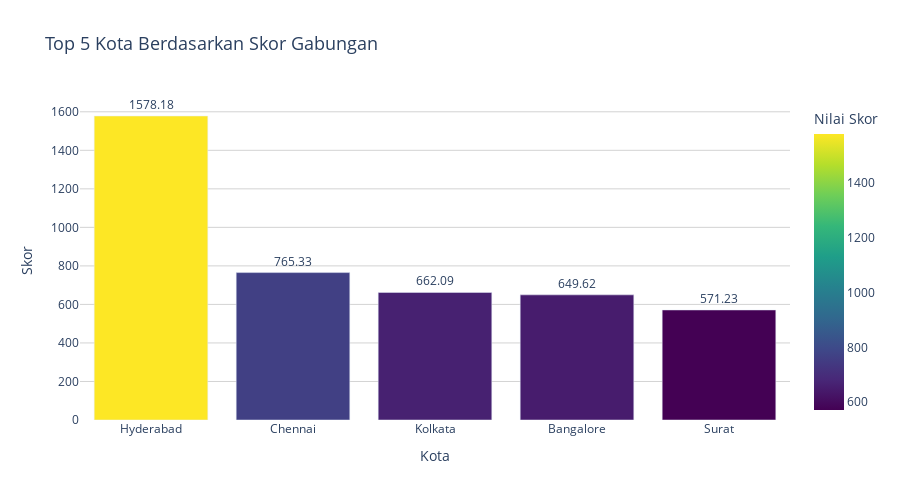

Here is the notebook cell this chart was saved with:
### Markdown cell above
masih ada ketidakseimbangan antara rating dan juga jumlah rating walau hanya berbeda sedikit akan lebih akurat lagi jadi kita menggunakan skoring untuk menganalisa kota agar lebih objektif

### Code cell
# mengambil data yang diperlukan
city_stats = df_swiggy.groupby('City').agg({
    'ID': 'count',                     # jumlah restoran
    'Avg ratings': 'mean',            # rata-rata rating
    'Total ratings': 'sum'            # total rating (indikasi banyaknya transaksi)
}).rename(columns={'ID': 'Jumlah Restoran'})

# membuat skoring gabungan
city_stats['Skor'] = (city_stats['Avg ratings'] * city_stats['Total ratings']) / city_stats['Jumlah Restoran']

city_top_5_skor = city_stats.sort_values(by='Skor', ascending=False).head(5)
display(city_top_5_skor)

fig = px.bar(
    city_top_5_skor.sort_values(by='Skor', ascending=False).reset_index(),
    x='City',
    y='Skor',
    color='Skor',
    color_continuous_scale='viridis',
    title='Top 5 Kota Berdasarkan Skor Gabungan',
    labels={'Skor': 'Nilai Skor', 'City': 'Kota'}
)

fig.update_traces(
    texttemplate='%{y:.2f}',
    textposition='outside'
)

fig.update_layout(
    xaxis_title='Kota',
    yaxis_title='Skor',
    plot_bgcolor='white',
    xaxis=dict(tickmode='linear'),
    yaxis=dict(gridcolor='lightgrey'),
    title_font_size=18,
    height=500
)

fig.show()

img = mpimg.imread('Top5_Kota_By_Skor.png')
plt.figure(figsize=(18, 10))
plt.imshow(img)
plt.axis('off')  # Hide axes
plt.show()

### Figure 1 — Plotly figure (JSON) as saved in the notebook; plotly's stock layout.template omitted (floating-point values rounded to 4 significant figures)
{"data": [{"alignmentgroup": "True", "hovertemplate": "Kota=%{x}<br>Nilai Skor=%{marker.color}<extra></extra>", "legendgroup": "", "marker": {"color": [1578.0, 765.3, 662.1, 649.6, 571.2], "coloraxis": "coloraxis", "pattern": {"shape": ""}}, "name": "", "offsetgroup": "", "orientation": "v", "showlegend": false, "textposition": "outside", "texttemplate": "%{y:.2f}", "type": "bar", "x": ["Hyderabad", "Chennai", "Kolkata", "Bangalore", "Surat"], "xaxis": "x", "y": [1578.0, 765.3, 662.1, 649.6, 571.2], "yaxis": "y"}], "layout": {"barmode": "relative", "coloraxis": {"colorbar": {"title": {"text": "Nilai Skor"}}, "colorscale": [[0, "#440154"], [0.1111, "#482878"], [0.2222, "#3e4989"], [0.3333, "#31688e"], [0.4444, "#26828e"], [0.5556, "#1f9e89"], [0.6667, "#35b779"], [0.7778, "#6ece58"], [0.8889, "#b5de2b"], [1, "#fde725"]]}, "height": 500, "legend": {"tracegroupgap": 0}, "plot_bgcolor": "white", "title": {"font": {"size": 18}, "text": "Top 5 Kota Berdasarkan Skor Gabungan"}, "xaxis": {"anchor": "y", "domain": [0, 1], "tickmode": "linear", "title": {"text": "Kota"}}, "yaxis": {"anchor": "x", "domain": [0, 1], "gridcolor": "lightgrey", "title": {"text": "Skor"}}}}
